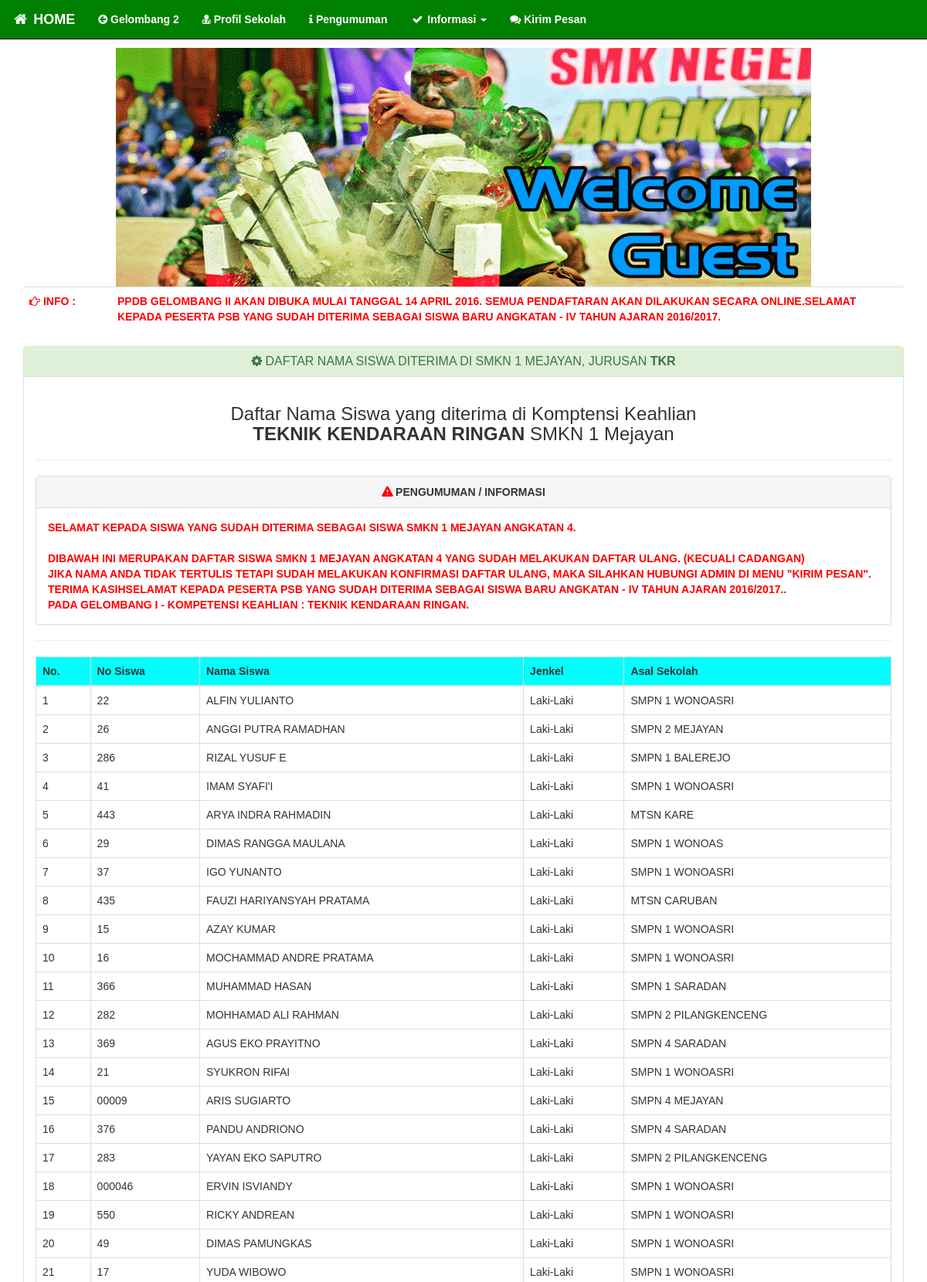
/Siswa-TKR (upper part), run on the app's committed database.
### tables this page shows
CREATE TABLE `info` (
  `kode_user` varchar(10) NOT NULL,
  `isi` text NOT NULL,
  `untuk` varchar(20) NOT NULL
);

CREATE TABLE `bio_siswa` (
  `no_sementara` varchar(10) NOT NULL,
  `nama_siswa` varchar(150) NOT NULL,
  `tempat_lahir` varchar(30) NOT NULL,
  `tgl_lahir` date NOT NULL,
  `jenkel` enum('L','P') NOT NULL,
  `telp` varchar(50) NOT NULL,
  `agama` varchar(15) NOT NULL,
  `nama_ayah` varchar(150) NOT NULL,
  `nama_ibu` varchar(150) NOT NULL,
  `alamat` text NOT NULL,
  `pekerjaan_ayah` varchar(100) NOT NULL,
  `pekerjaan_ibu` varchar(100) NOT NULL,
  `asal_sekolah` varchar(100) NOT NULL,
  `jurusan` enum('TO','RPL','TPHP','TKR') NOT NULL,
  `raport_smt3` varchar(7) NOT NULL,
  `raport_smt4` varchar(7) NOT NULL,
  `raport_smt5` varchar(7) NOT NULL,
  `tes_tulis` varchar(7) NOT NULL,
  `piagam_akademik` varchar(7) NOT NULL,
  `piagam_olahraga` varchar(7) NOT NULL,
  `piagam_senibudaya` varchar(7) NOT NULL,
  `rata_total` varchar(20) NOT NULL,
  `diterima` enum('Y','N') NOT NULL DEFAULT 'N',
  `ruang` int(11) NOT NULL
);

### isi/diterima-tkr.php (the view, shortened to what this page needs)
<div class="panel panel-success">
<div class="panel-heading">
	<h2 class="panel-title" align="center"><i class="fa fa-gear"></i>
		DAFTAR NAMA SISWA DITERIMA DI SMKN 1 MEJAYAN, JURUSAN <b>TKR</b></h2>
</div>
<div class="panel-body">
<center><h3>Daftar Nama Siswa yang diterima di Komptensi Keahlian <BR>
<b>TEKNIK KENDARAAN RINGAN</b> SMKN 1 Mejayan</h3></center>
<hr>
<div class="panel panel-default">
	<div class="panel-heading" align="center">
		<b><i class="fa fa-warning pengumuman1"></i> PENGUMUMAN / INFORMASI</b>
	</div>
	<div class="panel-body pengumuman2"><?php $queryjalan = mysqli_query($koneksi, "select * from info where untuk='tkr'") or die("GAGAL ".mysqli_error($koneksi)); while($jalan = mysqli_fetch_array($queryjalan)){ echo strtoupper($jalan['isi']); } ?>
	</div>
</div>
<hr>
<div class="table-responsive">
<table class="table table-bordered table-hover">
<thead>
	<th>No.</th>
	<th>No Siswa</th>
	<th>Nama Siswa</th>
	<th>Jenkel</th>
	<th>Asal Sekolah</th>
</thead>
<tbody>
<?php
$query = mysqli_query($koneksi,"select * from bio_siswa where jurusan='TKR' and diterima='Y' order by rata_total desc limit 96");
$no=1;
while($t = mysqli_fetch_array($query)){ ?>
<tr>
	<td><?php echo $no; ?></td>
	<td><?php echo $t['no_sementara']; ?></td>
	<td><?php echo strtoupper($t['nama_siswa']); ?></td>
	<td><?php if($t['jenkel']=='L'){echo "Laki-Laki";}else{echo "Perempuan";} ?></td>
	<td><?php echo strtoupper($t['asal_sekolah']); ?></td>
</tr>
<?php $no++; } ?>
</tbody>
</table>
</div>
</div>
</div>

### index.php (shortened to what this page needs)
<?php
include 'config/koneksi.php';
?>
<!DOCTYPE html>
<html>
<head>
<link rel="stylesheet" type="text/css" href="asset/css/bootstrap.css">
<link href="asset/font-awesome/css/font-awesome.min.css" rel="stylesheet" type="text/css">
<link rel="stylesheet" href="asset/fancy/jquery.fancybox.css?v=2.1.0" type="text/css"/>
</head>
<body>
<div class="container">
	<div class="row clearfix">
		<div class="col-md-12 column">
			<nav class="navbar navbar-default navbar-fixed-top navbar-inverse" role="navigation">
				<div class="navbar-header">
					 	 <a class="navbar-brand" href="Utama"><font color="white"><b><i class="fa fa-home fa-fw"></i> HOME</b></font></a>
				</div>
				<div class="collapse navbar-collapse" id="bs-example-navbar-collapse-1">
						<?php include 'menu.php';?>
				</div>
			</nav>
		</div>
	</div>
<br><hr>
<div class="row">
<div class="col-md-12">
	<center><img src="asset/img/2Header.gif" class="img-responsive"></center>
</div>
</div>
<div class="row">
<div class="col-sm-12">
<table width="100%" class="table table-hover">
	<tr>
		<td width="10%" class="pengumuman1"><i class="fa fa-hand-o-right"></i> INFO : </td>
		<td width="90%" class="pengumuman2"><marquee><?php $queryjalan = mysqli_query($koneksi, "select * from info where untuk='jalan'") or die("GAGAL ".mysqli_error($koneksi)); while($jalan = mysqli_fetch_array($queryjalan)){ echo strtoupper($jalan['isi']); } ?></marquee></td>
	</tr>
</table>
<?php
$hal = $_GET['halaman'];
if($hal == 'Utama'){
	require_once 'isi/utama.php';
}else if($hal == 'Profil-SMK'){
	require_once 'isi/profil.php';
}
else if($hal == 'Pengumuman'){
	require_once 'isi/pengumuman.php';
}
else if($hal == 'Diterima-TO'){
	require_once 'isi/diterima-to.php';
}else if($hal == 'Diterima-RPL'){
	require_once 'isi/diterima-rpl.php';
}else if($hal == 'Diterima-TPHP'){
	require_once 'isi/diterima-tphp.php';
}else if($hal == 'Diterima-TKR'){
	require_once 'isi/diterima-tkr.php';
}
 ?>
</div>
</div>
</div>
</body>
</html>

### index.php (style rules this page uses)
body { font-family: Arial; }
.pengumuman1 { color: red; font-weight: bold; font-size: 14px; }
.pengumuman2 { color: red; font-weight: bold; font-size: 14px; }
.navbar-inverse { background-color: green; color: #FF0000; }

### isi/diterima-tkr.php (style rules this page uses)
th { background-color: cyan; }

### data on the page
info: isi "PPDB GELOMBANG II AKAN DIBUKA MULAI TANGGAL 14 APRIL 2016. SEMUA PENDAFTARAN AKAN DILAKUKAN SECARA ONLINE."
info: isi "SELAMAT KEPADA PESERTA PSB YANG SUDAH DITERIMA SEBAGAI SISWA BARU ANGKATAN - IV TAHUN AJARAN 2016/2017."
info: isi "SELAMAT KEPADA SISWA YANG SUDAH DITERIMA SEBAGAI SISWA SMKN 1 MEJAYAN ANGKATAN 4. DIBAWAH INI MERUPAKAN DAFTAR SISWA SMKN 1 MEJAYAN ANGKATAN 4 YANG SUDAH MELAKUKAN DAFTAR ULANG. (KECUALI CADANGAN) JIKA NAMA ANDA TIDAK TERTULIS TETAPI SUDAH MELAKUKAN KONFIRMASI DAFTAR ULANG, MAKA SILAHKAN HUBUNGI ADMIN DI MENU \"KIRIM PESAN\". TERIMA KASIH"
info: isi "SELAMAT KEPADA PESERTA PSB YANG SUDAH DITERIMA SEBAGAI SISWA BARU ANGKATAN - IV TAHUN AJARAN 2016/2017.. PADA GELOMBANG I - KOMPETENSI KEAHLIAN : TEKNIK KENDARAAN RINGAN."
bio_siswa: no_sementara "22", nama_siswa "ALFIN YULIANTO", jenkel "Laki-Laki", asal_sekolah "SMPN 1 WONOASRI"
bio_siswa: no_sementara "26", nama_siswa "ANGGI PUTRA RAMADHAN", jenkel "Laki-Laki", asal_sekolah "SMPN 2 MEJAYAN"
bio_siswa: no_sementara "286", nama_siswa "RIZAL YUSUF E", jenkel "Laki-Laki", asal_sekolah "SMPN 1 BALEREJO"
bio_siswa: no_sementara "41", nama_siswa "IMAM SYAFI'I", jenkel "Laki-Laki", asal_sekolah "SMPN 1 WONOASRI"
bio_siswa: no_sementara "443", nama_siswa "ARYA INDRA RAHMADIN", jenkel "Laki-Laki", asal_sekolah "MTSN KARE"
bio_siswa: no_sementara "29", nama_siswa "DIMAS RANGGA MAULANA", jenkel "Laki-Laki", asal_sekolah "SMPN 1 WONOAS"
bio_siswa: no_sementara "37", nama_siswa "IGO YUNANTO", jenkel "Laki-Laki", asal_sekolah "SMPN 1 WONOASRI"
bio_siswa: no_sementara "435", nama_siswa "FAUZI HARIYANSYAH PRATAMA", jenkel "Laki-Laki", asal_sekolah "MTSN CARUBAN"
bio_siswa: no_sementara "15", nama_siswa "AZAY KUMAR", jenkel "Laki-Laki", asal_sekolah "SMPN 1 WONOASRI"
bio_siswa: no_sementara "16", nama_siswa "MOCHAMMAD ANDRE PRATAMA", jenkel "Laki-Laki", asal_sekolah "SMPN 1 WONOASRI"
bio_siswa: no_sementara "366", nama_siswa "MUHAMMAD HASAN", jenkel "Laki-Laki", asal_sekolah "SMPN 1 SARADAN"
bio_siswa: no_sementara "282", nama_siswa "MOHHAMAD ALI RAHMAN", jenkel "Laki-Laki", asal_sekolah "SMPN 2 PILANGKENCENG"
bio_siswa: no_sementara "369", nama_siswa "AGUS EKO PRAYITNO", jenkel "Laki-Laki", asal_sekolah "SMPN 4 SARADAN"
bio_siswa: no_sementara "21", nama_siswa "SYUKRON RIFAI", jenkel "Laki-Laki", asal_sekolah "SMPN 1 WONOASRI"
bio_siswa: no_sementara "00009", nama_siswa "ARIS SUGIARTO", jenkel "Laki-Laki", asal_sekolah "SMPN 4 MEJAYAN"
bio_siswa: no_sementara "376", nama_siswa "PANDU ANDRIONO", jenkel "Laki-Laki", asal_sekolah "SMPN 4 SARADAN"
bio_siswa: no_sementara "283", nama_siswa "YAYAN EKO SAPUTRO", jenkel "Laki-Laki", asal_sekolah "SMPN 2 PILANGKENCENG"
bio_siswa: no_sementara "000046", nama_siswa "ERVIN ISVIANDY", jenkel "Laki-Laki", asal_sekolah "SMPN 1 WONOASRI"
bio_siswa: no_sementara "550", nama_siswa "RICKY ANDREAN", jenkel "Laki-Laki", asal_sekolah "SMPN 1 WONOASRI"
bio_siswa: no_sementara "49", nama_siswa "DIMAS PAMUNGKAS", jenkel "Laki-Laki", asal_sekolah "SMPN 1 WONOASRI"
bio_siswa: no_sementara "17", nama_siswa "YUDA WIBOWO", jenkel "Laki-Laki", asal_sekolah "SMPN 1 WONOASRI"
